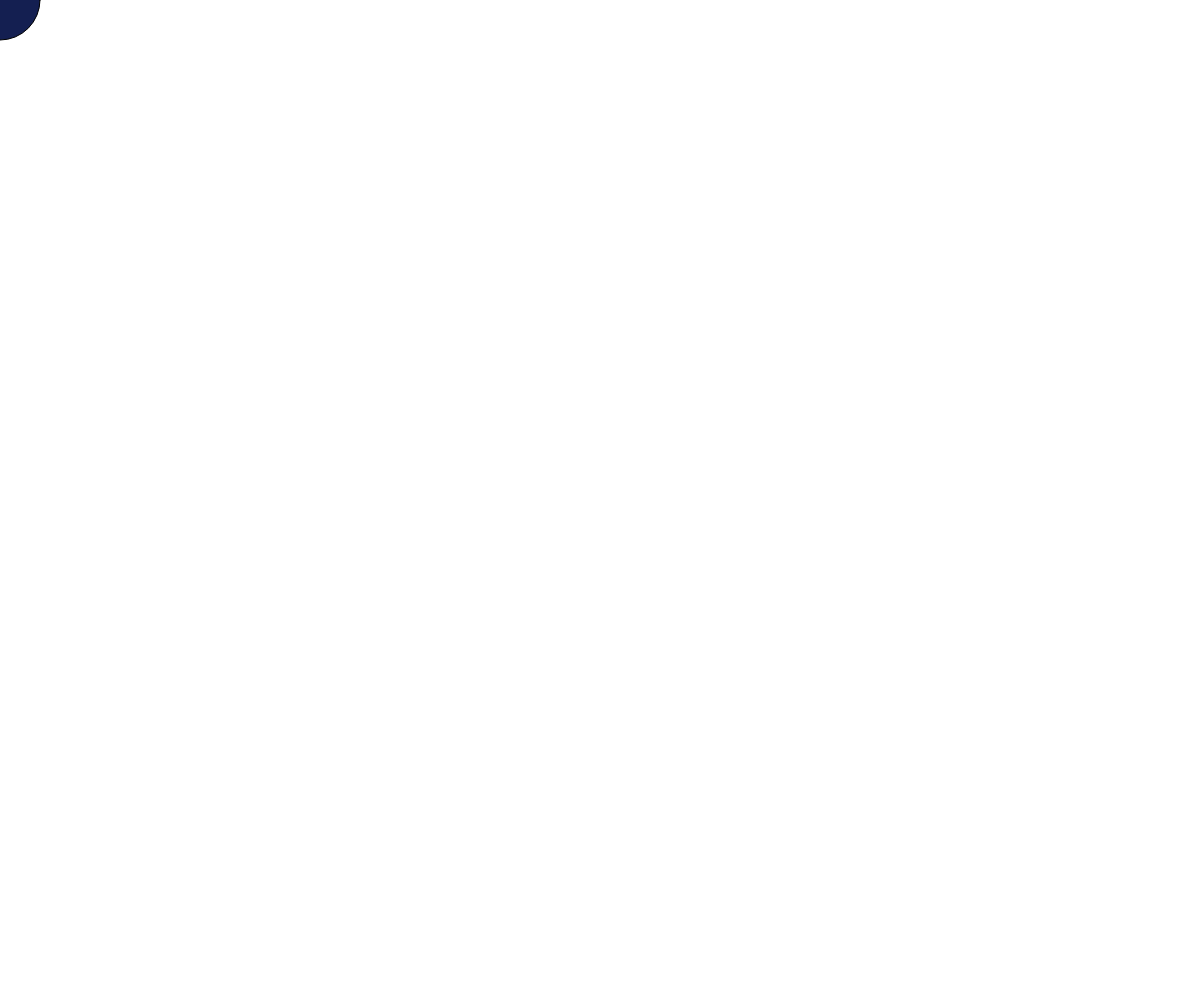
Frame 1 (no input)
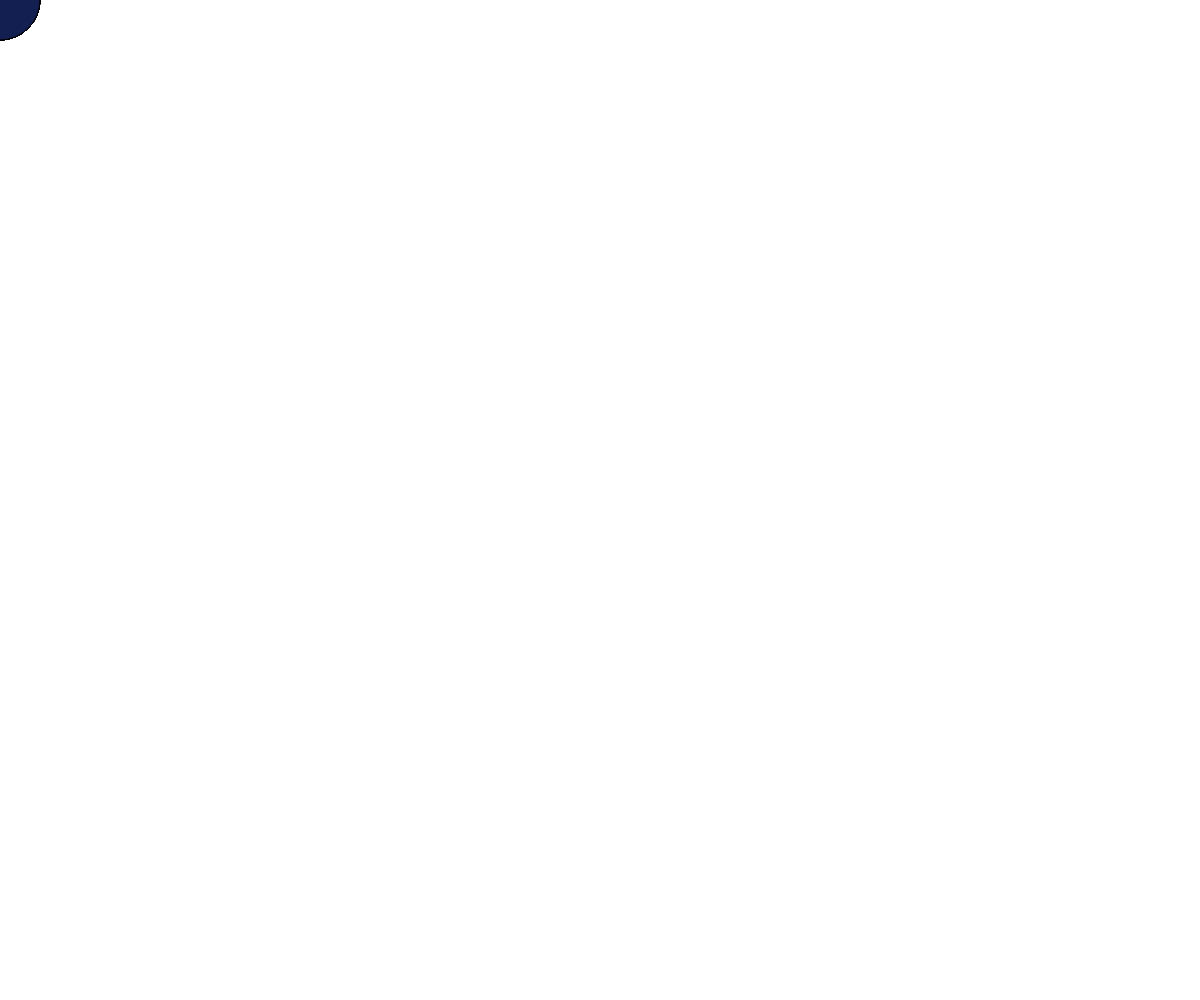
Frame 60 (no input)
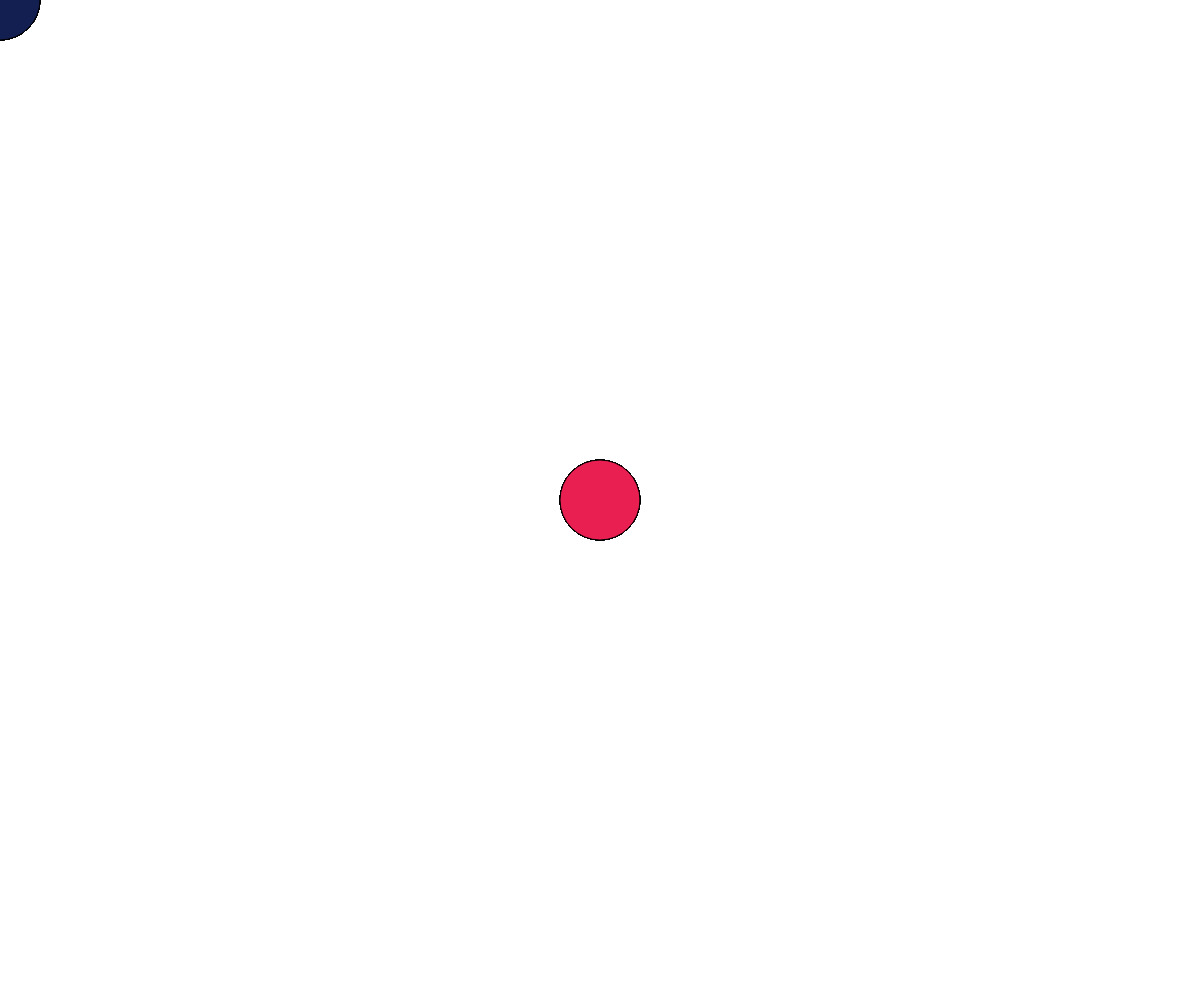
Frame 120 (the mouse pressed at the canvas centre since frame 60)

The p5.js sketch that drew these frames (run headless with seeded random() and noise() and a simulated clock; from frame 60 on, the mouse is pressed at the canvas centre):

// p5.js sketch
// ── sketch.js
/* eslint-disable no-undef, no-unused-vars */

function setup() {
  createCanvas(windowWidth, windowHeight);
  // Put setup code here
}

function draw() {
  // Put drawings here
  if (mouseIsPressed) {
    fill(234, 31, 81);
  } else {
    fill(20, 31, 81);
  }
  ellipse(mouseX, mouseY, 80, 80);
}

// This Redraws the Canvas when resized
windowResized = function () {
  resizeCanvas(windowWidth, windowHeight);
};
